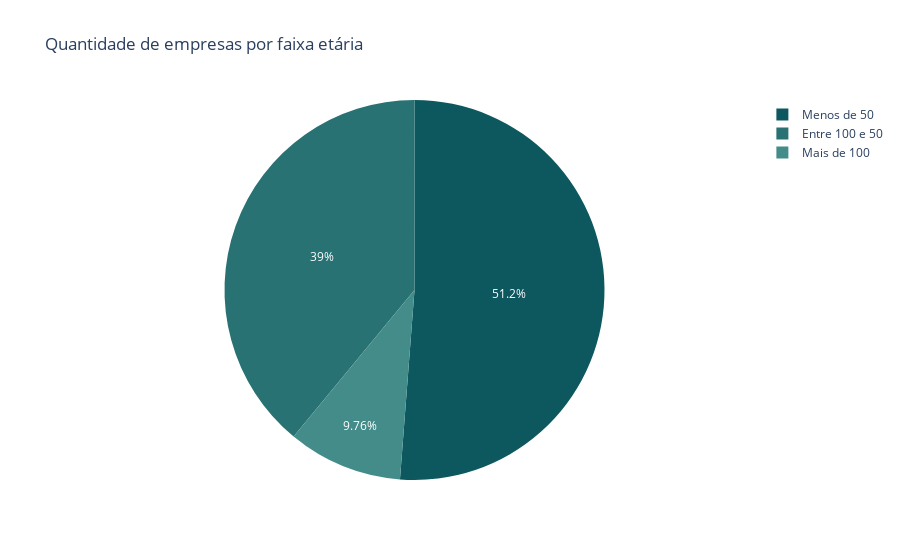

The cell this chart's notebook holds for it:
### Markdown cell above
#### Criação de uma gráfico de setores 

Este gráfico segue os mesmos princípios já discutidos mais acima

### Code cell
fig = px.pie(df_analise_idades, values='Quantidade_empresas', names='Cat_idade', title='Quantidade de empresas por faixa etária', color_discrete_sequence=px.colors.sequential.Mint_r)
fig.show()

### Figure 1 — Plotly figure (JSON) as saved in the notebook; plotly's stock layout.template omitted (floating-point values rounded to 4 significant figures)
{"data": [{"domain": {"x": [0, 1], "y": [0, 1]}, "hovertemplate": "Cat_idade=%{label}<br>Quantidade_empresas=%{value}<extra></extra>", "labels": ["Entre 100 e 50", "Mais de 100", "Menos de 50"], "legendgroup": "", "name": "", "showlegend": true, "type": "pie", "values": [32, 8, 42]}], "layout": {"legend": {"tracegroupgap": 0}, "piecolorway": ["rgb(13, 88, 95)", "rgb(40, 114, 116)", "rgb(68, 140, 138)", "rgb(99, 166, 160)", "rgb(137, 192, 182)", "rgb(180, 217, 204)", "rgb(228, 241, 225)"], "title": {"text": "Quantidade de empresas por faixa etária"}}}
